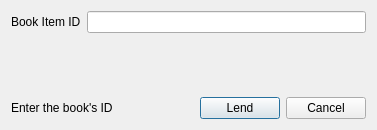
<?xml version="1.0" encoding="UTF-8"?>
<ui version="4.0">
 <class>LendDialog</class>
 <widget class="QDialog" name="LendDialog">
  <property name="geometry">
   <rect>
    <x>0</x>
    <y>0</y>
    <width>377</width>
    <height>130</height>
   </rect>
  </property>
  <property name="windowTitle">
   <string>Dialog</string>
  </property>
  <property name="windowIcon">
   <iconset resource="img.qrc">
    <normaloff>:/src/src/0b85636ca6384399edbae4cc3d344937.png</normaloff>:/src/src/0b85636ca6384399edbae4cc3d344937.png</iconset>
  </property>
  <layout class="QVBoxLayout" name="verticalLayout">
   <item>
    <layout class="QHBoxLayout" name="horizontalLayout_2">
     <item>
      <widget class="QLabel" name="label">
       <property name="text">
        <string>Book Item ID</string>
       </property>
      </widget>
     </item>
     <item>
      <widget class="QLineEdit" name="isbn_line_edit"/>
     </item>
    </layout>
   </item>
   <item>
    <spacer name="verticalSpacer">
     <property name="orientation">
      <enum>Qt::Vertical</enum>
     </property>
     <property name="sizeHint" stdset="0">
      <size>
       <width>20</width>
       <height>220</height>
      </size>
     </property>
    </spacer>
   </item>
   <item>
    <layout class="QHBoxLayout" name="horizontalLayout">
     <item>
      <widget class="QLabel" name="msg_label">
       <property name="text">
        <string>Enter the book's ID</string>
       </property>
      </widget>
     </item>
     <item>
      <spacer name="horizontalSpacer">
       <property name="orientation">
        <enum>Qt::Horizontal</enum>
       </property>
       <property name="sizeHint" stdset="0">
        <size>
         <width>40</width>
         <height>20</height>
        </size>
       </property>
      </spacer>
     </item>
     <item alignment="Qt::AlignRight">
      <widget class="QPushButton" name="pushButton">
       <property name="sizePolicy">
        <sizepolicy hsizetype="Fixed" vsizetype="Fixed">
         <horstretch>0</horstretch>
         <verstretch>0</verstretch>
        </sizepolicy>
       </property>
       <property name="text">
        <string>Lend</string>
       </property>
      </widget>
     </item>
     <item alignment="Qt::AlignRight">
      <widget class="QPushButton" name="pushButton_2">
       <property name="sizePolicy">
        <sizepolicy hsizetype="Fixed" vsizetype="Fixed">
         <horstretch>0</horstretch>
         <verstretch>0</verstretch>
        </sizepolicy>
       </property>
       <property name="text">
        <string>Cancel</string>
       </property>
      </widget>
     </item>
    </layout>
   </item>
  </layout>
 </widget>
 <resources>
  <include location="img.qrc"/>
 </resources>
 <connections/>
</ui>
